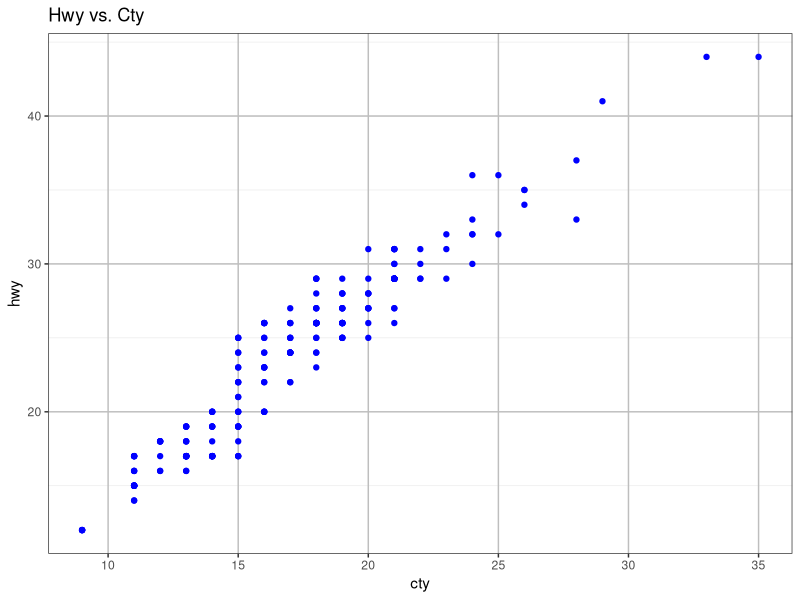
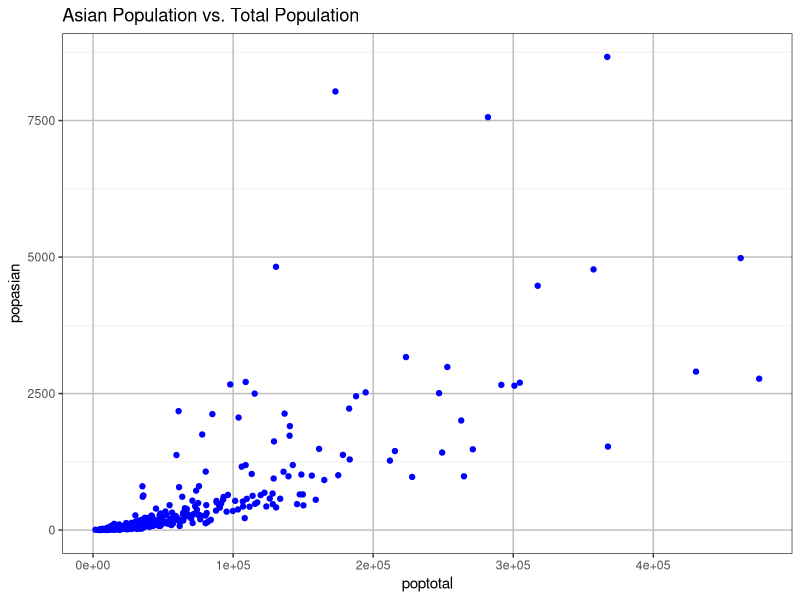
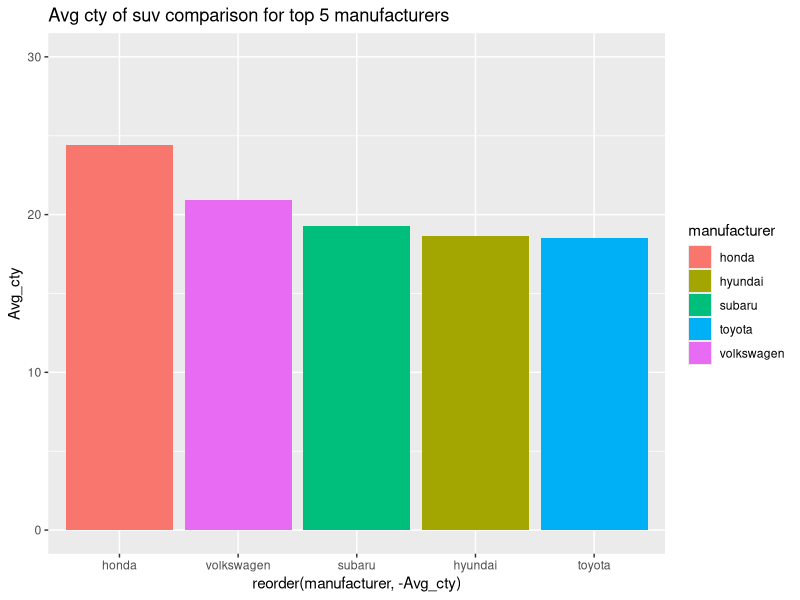
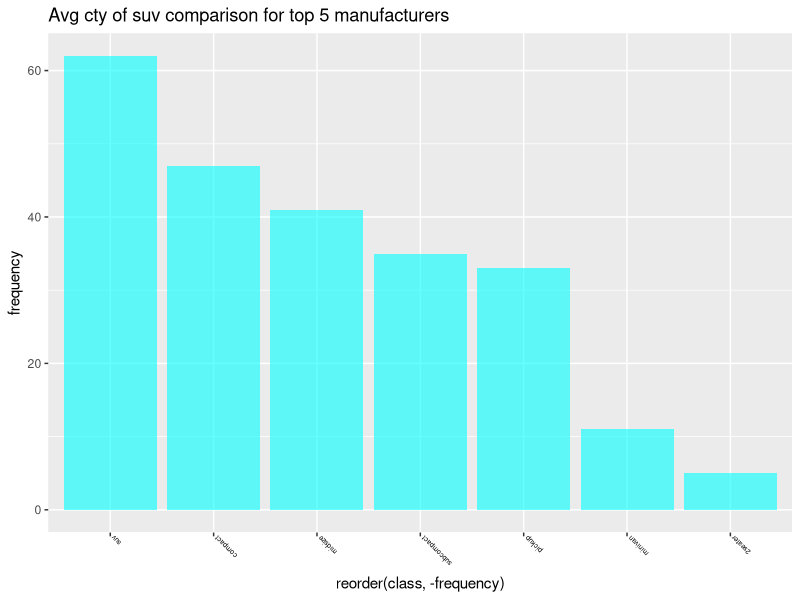
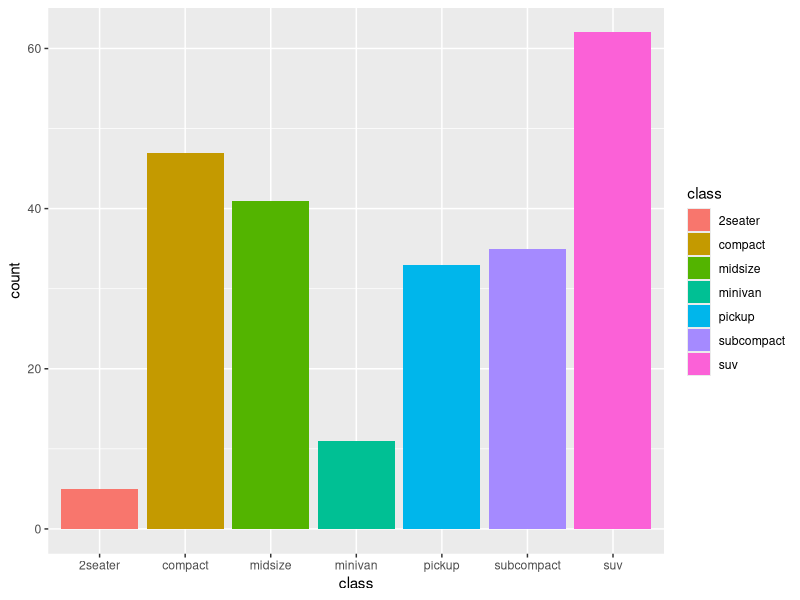
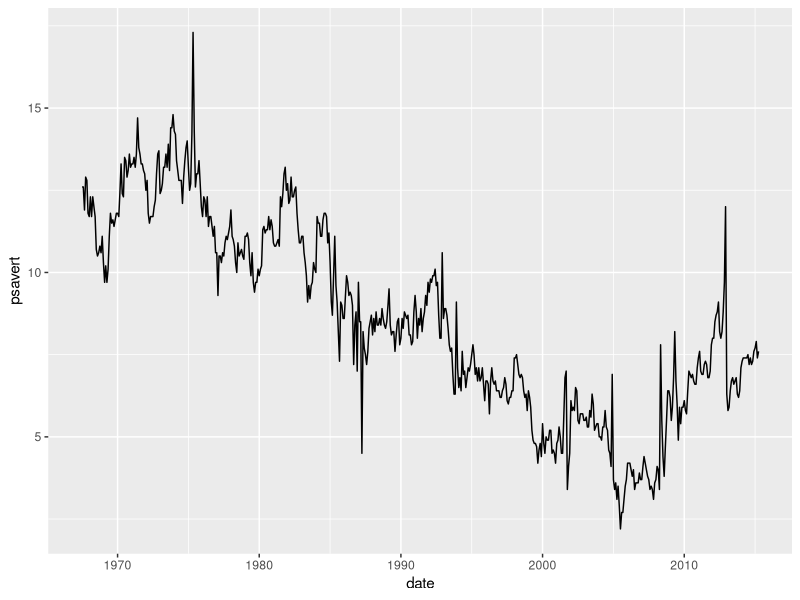

Recreate these plots in R, in order.
library (ggplot2)
library (dplyr)
mpg

#--------------------------------------------------------------------------
## 1.
ggplot(mpg, aes(x=cty, y=hwy)) +
  geom_point(colour = 'blue') + 
  labs(title = "Hwy vs. Cty") +
  theme_bw () +
  theme(panel.grid.major.x = element_line(colour='grey'),
        panel.grid.major.y = element_line(colour='grey'),
        panel.grid.minor.x = element_blank())


#--------------------------------------------------------------------------
## 2.
midwest
midwest_1 <- midwest %>%
  filter (poptotal <= 500000 ) %>%
  filter(popasian <= 10000) ;  midwest_1

ggplot(midwest_1, aes(x=poptotal, y=popasian)) +
  geom_point(colour = 'blue') + 
  labs(title = "Asian Population vs. Total Population") +
  theme_bw () +
  theme(panel.grid.major.x = element_line(colour='grey'),
        panel.grid.major.y = element_line(colour='grey'),
        panel.grid.minor.x = element_blank())


#--------------------------------------------------------------------------
## 3.
mpg
suv <- mpg %>%
  group_by(manufacturer)  %>%
  filter (class == 'suv') %>%
  summarise (mean_cty = mean(cty)) %>%
  arrange(desc(mean_cty)) %>%
  head(5)
suv

rm(list=ls())

library(sqldf)
suv_1 <- sqldf("select manufacturer, avg(cty) as Avg_cty from mpg
      group by manufacturer
      order by avg(cty) desc
      limit 0,5")
suv_1


ggplot(suv_1, aes(x= reorder(manufacturer, -Avg_cty), y=Avg_cty, fill = manufacturer)) +
  geom_bar(stat='identity') + 
  ylim (0, 30) +
  ggtitle("Avg cty of suv comparison for top 5 manufacturers ")



#--------------------------------------------------------------------------
## 4. 
class_fq <- sqldf("select class, count(*) as frequency from mpg
      group by class
      order by count(class) desc")
class_fq

ggplot(class_fq, aes(x= reorder(class, -frequency), y=frequency)) +
  geom_bar(stat='identity', fill = 'cyan', alpha = 0.6) + 
  ggtitle("Avg cty of suv comparison for top 5 manufacturers ") +
  theme(axis.text.x = element_text(angle=135, hjust=1, vjust=1,
                                   color='black', size=5))

#### actually, System gives you count automatically lol
ggplot(mpg, aes(x=class, fill=class)) + 
  geom_bar()

#--------------------------------------------------------------------------
## 5.  시계열 그래프란 y vs. 시간 으로 라인 으로 연결만 시켜주면 자동적으로 시계열 그래프가 만들어짐 
economics
ggplot (economics, aes(x=date, y=psavert)) + 
  geom_line()


#--------------------------------------------------------------------------
## 6.  



















  
